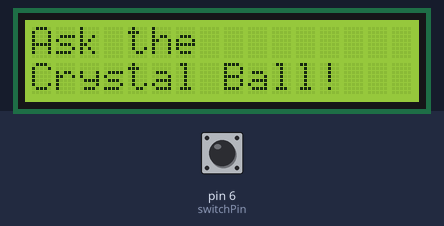
This sketch was run on a simulated Arduino Uno, built with avr-gcc and run on an emulated ATmega328P. Shown: 16×2 character LCD. The inputs (shaded band) are chosen by the test bench; at power-on: pin 6 (switchPin) LOW. Random numbers use the default seed unless the sketch sets one.

Above: at 1.2 s.
1.3 s: pin 6 (switchPin) pulled HIGH for 0.15 s
At 2.0 s:
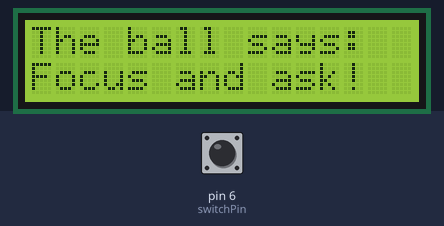
2.9 s: pin 6 (switchPin) pulled HIGH for 1 s
At 4.5 s:
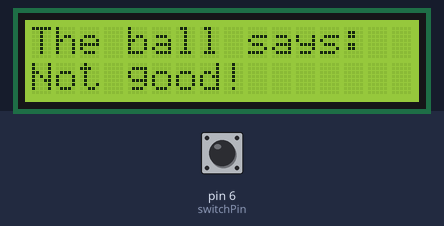
5.4 s: pin 6 (switchPin) pulled HIGH for 0.15 s
At 6.3 s:
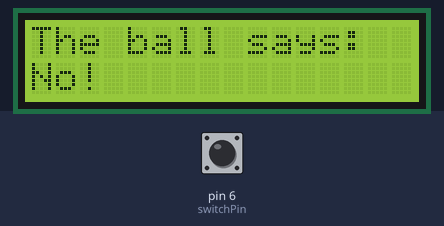
7.0 s: pin 6 (switchPin) pulled HIGH for 3.2 s
At 10.5 s:
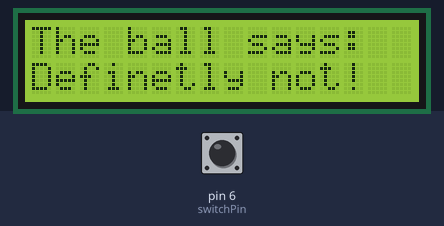
11.7 s: pin 6 (switchPin) pulled HIGH for 0.15 s
At 12.4 s:
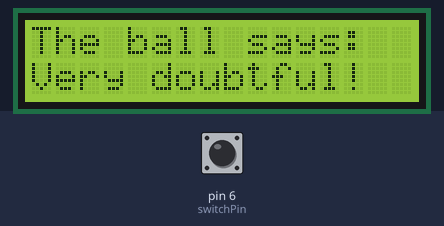
13.3 s: pin 6 (switchPin) pulled HIGH for 1 s
At 14.8 s:
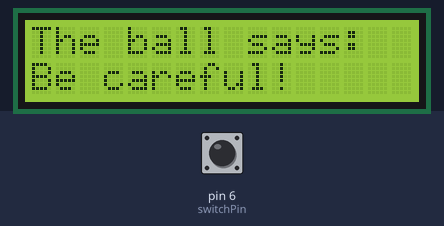
Timing chart, 0 to 16.3 s (numbered marks = the images above; inputs shaded):
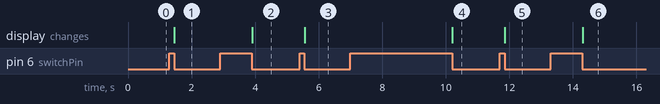

Measured:
- after the input at 1.3 s, the display: changes after 0.16 s (image 1)
- after the input at 2.9 s, the display: changes after 1.0 s (image 2)
- after the input at 5.4 s, the display: changes after 0.15 s (image 3)
- after the input at 7.0 s, the display: changes after 3.2 s (image 4)
- after the input at 11.7 s, the display: changes after 0.16 s (image 5)
- after the input at 13.3 s, the display: changes after 1.0 s (image 6)

The sketch:

Arduino_Magic_8_Ball.ino
```cpp
#include <LiquidCrystal.h>
LiquidCrystal lcd(12, 11, 5, 4, 3, 2);
const int switchPin = 6;
int switchState = 0;
int prevSwitchState = 0;
int reply;
void setup(){
  lcd.begin(16,2);
  pinMode(switchPin, INPUT);
  lcd.print("Ask the");
  lcd.setCursor(0, 1);
  lcd.print("Crystal Ball!");
}
void loop(){
  switchState = digitalRead(switchPin);
  if (switchState != prevSwitchState) {
    if (switchState == LOW) {
      reply = random(20);
      lcd.clear();
      lcd.setCursor(0, 0);
      lcd.print("The ball says: ");
      lcd.setCursor(0,1 );
      switch(reply){
        case 0:
        lcd.print("It is certain!");
        break;
        case 1:
        lcd.print("No doubt!");
        break;
        case 2:
        lcd.print("Yes, definetly!");
        break;
        case 3:
        lcd.print("As I see, yes!");
        break;
        case 4:
        lcd.print("Looks good!");
        break;
        case 5:
        lcd.print("Ask again!");
        break;
        case 6:
        lcd.print("Cannot say!");
        break;
        case 7:
        lcd.print("Focus and ask!");
        break;
        case 8:
        lcd.print("Cannot predict!");
        break;
        case 9:
        lcd.print("Not good!");
        break;
        case 10:
        lcd.print("Very doubtful!");
        break;
        case 11:
        lcd.print("Unlikely!");
        break;
        case 12:
        lcd.print("Be careful!");
        break;
        case 13:
        lcd.print("No!");
        break;
        case 14:
        lcd.print("Yes!");
        break;
        case 15:
        lcd.print("Maybe!");
        break;
        case 16:
        lcd.print("All points->NO!");
        break;
        case 17:
        lcd.print("All points->YES!");
        break;
        case 18:
        lcd.print("Definetly not!");
        break;
        case 19:
        lcd.print("Go ahead!");
        break;
      }
    }
  }
  prevSwitchState = switchState;
}
```

Arduino_Magic_8_Ball.cpp
```cpp
#include <LiquidCrystal.h>
LiquidCrystal lcd(12, 11, 5, 4, 3, 2);
const int switchPin = 6;
int switchState = 0;
int prevSwitchState = 0;
int reply;
void setup(){
  lcd.begin(16,2);
  pinMode(switchPin, INPUT);
  lcd.print("Ask the");
  lcd.setCursor(0, 1);
  lcd.print("Crystal Ball!");
}
void loop(){
  switchState = digitalRead(switchPin);
  if (switchState != prevSwitchState) {
    if (switchState == LOW) {
      reply = random(20);
      lcd.clear();
      lcd.setCursor(0, 0);
      lcd.print("The ball says: ");
      lcd.setCursor(0,1 );
      switch(reply){
        case 0:
        lcd.print("It is certain!");
        break;
        case 1:
        lcd.print("No doubt!");
        break;
        case 2:
        lcd.print("Yes, definetly!");
        break;
        case 3:
        lcd.print("As I see, yes!");
        break;
        case 4:
        lcd.print("Looks good!");
        break;
        case 5:
        lcd.print("Ask again!");
        break;
        case 6:
        lcd.print("Cannot say!");
        break;
        case 7:
        lcd.print("Focus and ask!");
        break;
        case 8:
        lcd.print("Cannot predict!");
        break;
        case 9:
        lcd.print("Not good!");
        break;
        case 10:
        lcd.print("Very doubtful!");
        break;
        case 11:
        lcd.print("Unlikely!");
        break;
        case 12:
        lcd.print("Be careful!");
        break;
        case 13:
        lcd.print("No!");
        break;
        case 14:
        lcd.print("Yes!");
        break;
        case 15:
        lcd.print("Maybe!");
        break;
        case 16:
        lcd.print("All points->NO!");
        break;
        case 17:
        lcd.print("All points->YES!");
        break;
        case 18:
        lcd.print("Definetly not!");
        break;
        case 19:
        lcd.print("Go ahead!");
        break;
      }
    }
  }
  prevSwitchState = switchState;
}
```
